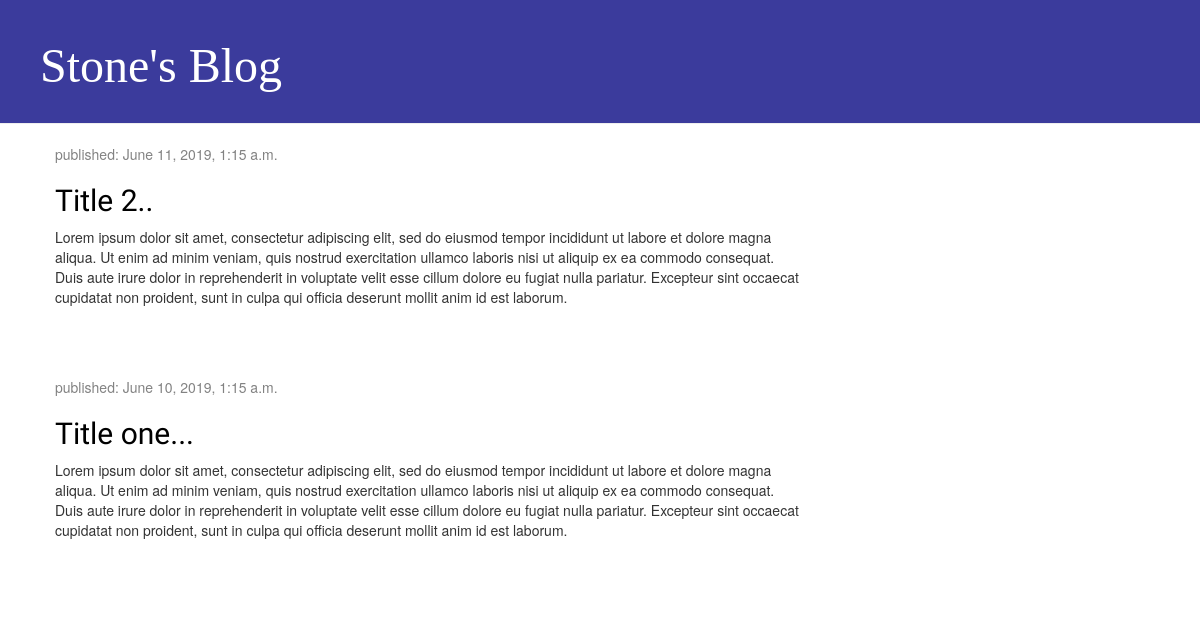
Before: / with the older database file.
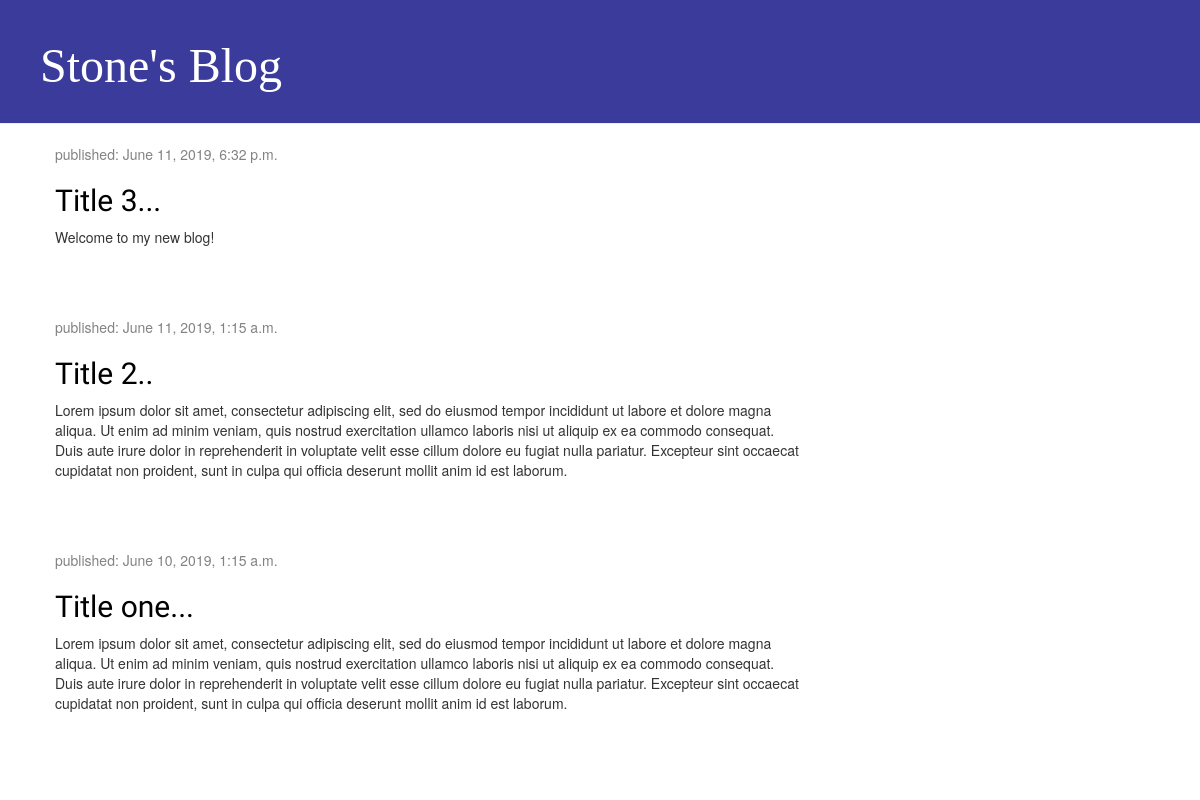
After: the same page with the newer database file.
### blog/models.py (models this page shows, shortened)
class Post(models.Model):
    author = models.ForeignKey(settings.AUTH_USER_MODEL, on_delete=models.CASCADE)
    title = models.CharField(max_length=200)
    text = models.TextField()
    created_date = models.DateTimeField(default=timezone.now)
    published_date = models.DateTimeField(blank=True, null=True)

### blog/views.py (the view)
# urls.py: path('', views.post_list, name='post_list'),
def post_list(request):
    posts = Post.objects.filter(published_date__lte=timezone.now()).order_by('-published_date')
    return render(request, 'blog/post_list.html', {'posts': posts})

### blog/templates/blog/post_list.html
{% extends 'blog/base.html' %}
{% block content %}
{% for post in posts %}
<div class="post">
    <div class="date">
        <p>published: {{ post.published_date }}</p>
    </div>
    <h2>
        <a href="{% url 'post_detail' pk=post.pk %}">{{ post.title }}</a>
    </h2>
    <p>{{ post.text | linebreaksbr }}</p>
</div>
{% endfor %}
{% endblock %}

### blog/templates/blog/base.html (shortened to what this page needs)
{% load static %}
<html>
<head>
  <link rel="stylesheet" href="//maxcdn.bootstrapcdn.com/bootstrap/3.2.0/css/bootstrap.min.css" />
  <link rel="stylesheet" href="//maxcdn.bootstrapcdn.com/bootstrap/3.2.0/css/bootstrap-theme.min.css" />
  <link rel="stylesheet" href="{% static 'css/blog.css' %}" />
</head>
<body>
  <div class="page-header">
    <h1><a href="/">Stone's Blog</a></h1>
  </div>
  <div class="content container">
    <div class="row">
      <div class="col-md-8">
        {% block content %} {% endblock %}
      </div>
    </div>
  </div>
</body>
</html>

### blog/static/css/blog.css (style rules this page uses)
.page-header { background-color: rgb(59, 59, 156); margin-top: 0; padding: 20px 20px 20px 40px; }
.page-header h1, .page-header h1 a, .page-header h1 a:visited, .page-header h1 a:active { color: #ffffff; font-size: 36pt; font-family: cursive; text-decoration: none; }
.content { margin-left: 40px; }
h1, h2, h3, h4 { font-family: "Lobster", cursive; }
.date { color: #828282; }
.post { margin-bottom: 70px; }
.post h2 a, .post h2 a:visited { color: #000000; }

Changed rows visible on the page:
added Post: published_date "June 11, 2019, 6:32 p.m.", title "Title 3...", text "Welcome to my new blog!"
